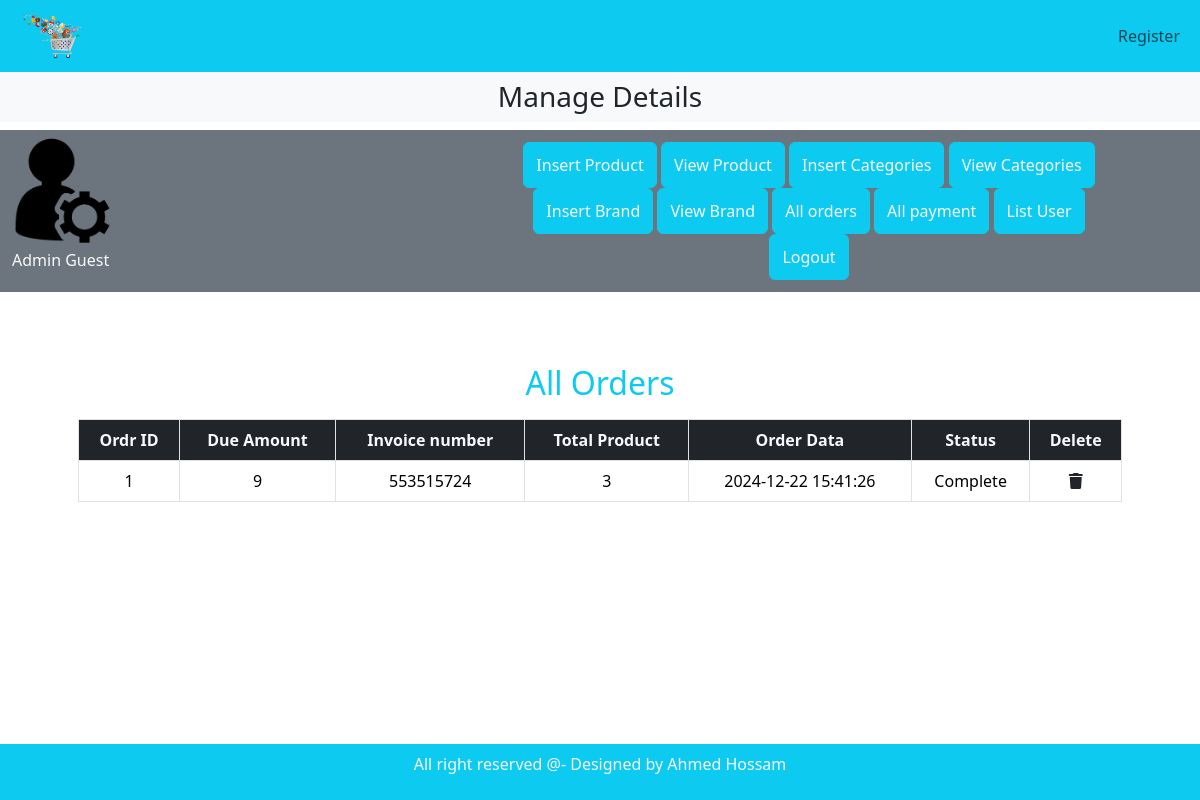
The page /adminPage/index.php?all_order on the database its author committed.
### tables this page shows
CREATE TABLE `user_orders` (
  `order_id` int(11) NOT NULL,
  `user_id` int(11) NOT NULL,
  `amount_due` int(255) NOT NULL,
  `invoice_number` int(255) NOT NULL,
  `total_products` int(255) NOT NULL,
  `order_date` timestamp NOT NULL DEFAULT current_timestamp() ON UPDATE current_timestamp(),
  `order_status` varchar(255) NOT NULL
);

### adminPage/all_order.php (the view)
<h2 class="text-center text-info">All Orders</h2>
<table class="table table-bordered mt-3">
    <thead>
        <tr>
            <th class="text-center text-light bg-dark">Ordr ID</th>
            <th class="text-center text-light bg-dark">Due Amount</th>
            <th class="text-center text-light bg-dark">Invoice number</th>
            <th class="text-center text-light bg-dark">Total Product</th>
            <th class="text-center text-light bg-dark">Order Data</th>
            <th class="text-center text-light bg-dark">Status</th>
            <th class="text-center text-light bg-dark">Delete</th>
        </tr>
    </thead>
    <tbody>
        <?php
            if(isset($_GET['all_order'])){
                $select_product = "SELECT * FROM `user_orders`";
                $result_product = mysqli_query($con, $select_product);
                $count = mysqli_num_rows($result_product);
                if($count == 0){
                    echo "<h2 class='text-center bg-danger mt-5'>No Orders</h2>";
                }else{
                    while($row = mysqli_fetch_assoc($result_product)){
                        $idProduct = $row['order_id'];
                        $amount = $row['amount_due'];
                        $invNum = $row['invoice_number'];
                        $totalPrice = $row['total_products'];
                        $data = $row['order_date'];
                        $statue = $row['order_status'];
                        echo "
                            <tr class='text-center'>
                                <td>$idProduct</td>
                                <td>$amount</td>
                                <td>$invNum</td>
                                <td>$totalPrice</td>
                                <td>$data</td>
                                <td>$statue</td>
                                <td><a href='index.php?delete_order=$idProduct' class='text-dark'><i class='fa-solid fa-trash'></i></a></td>
                            </tr>
                        ";
                    }
                }
            }
        ?>
    </tbody>
</table>

### css/style.css (style rules this page uses)
* { padding: 0; margin: 0; box-sizing: border-box; }

### rows shown on the page
user_orders: order_id "1", amount_due "9", invoice_number "553515724", total_products "3", order_date "2024-12-22 15:41:26", order_status "Complete"
